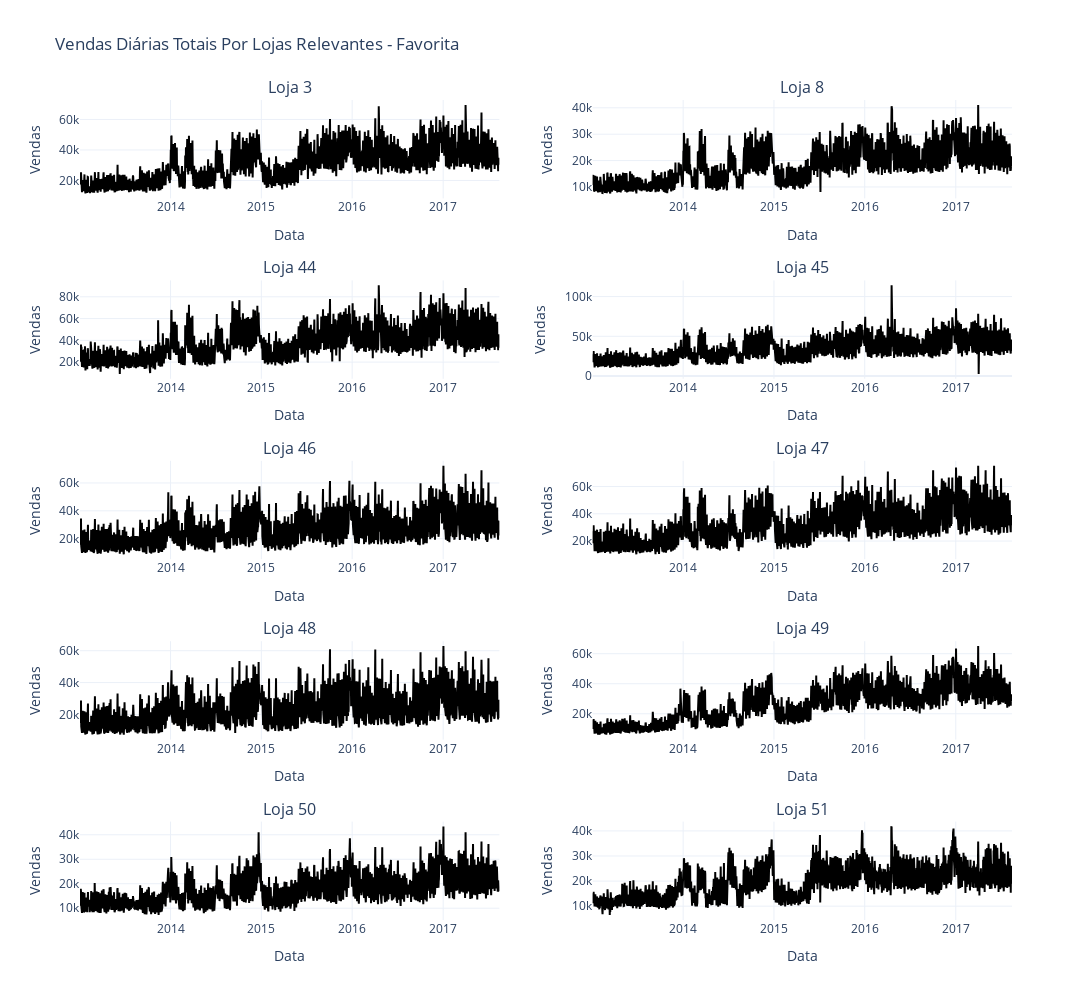

Notebook code for this chart:
### Code cell
# Create a figure
fig = make_subplots(rows=5, cols=2, subplot_titles=[f'Loja {loja}' for loja in lojas_relevantes_favorita])

for i, loja in enumerate(lojas_relevantes_favorita):

    df_loja = df_resultado[df_resultado['Loja'] == loja]
    df_loja_grouped = df_loja.groupby('Data')['Vendas'].sum().reset_index()


        # Add traces for train, test, and forecast
    fig.add_trace(go.Scatter(x=df_loja_grouped['Data'], y=df_loja_grouped['Vendas'], mode='lines', name='Treino', line=dict(color='black')), row=i//2+1, col=i%2+1)

    # Update layout for each subplot
    fig.update_xaxes(title_text='Data', row=i//2+1, col=i%2+1)
    fig.update_yaxes(title_text='Vendas', row=i//2+1, col=i%2+1)
    # Criar um dataframe com o tempo de treino e previsão por loja


# Update layout for the entire figure
fig.update_layout(
    title='Vendas Diárias Totais Por Lojas Relevantes - Favorita',
    height=1000,
    width=1500,
    showlegend=False,
    template='plotly_white'
)

fig.write_html('Gráficos/vendas_diarias_por_loja_favorita.html')
# Show the figure
fig.show()

### Figure 1 — Plotly figure (JSON) as saved in the notebook; plotly's stock layout.template omitted (floating-point values rounded to 4 significant figures; data arrays with more than 128 entries replaced by an {"elided": "..."} marker saying what was removed)
{"data": [{"line": {"color": "black"}, "mode": "lines", "name": "Treino", "type": "scatter", "x": {"elided": "1679 str values"}, "xaxis": "x", "y": {"elided": "1679 float values"}, "yaxis": "y"}, {"line": {"color": "black"}, "mode": "lines", "name": "Treino", "type": "scatter", "x": {"elided": "1679 str values"}, "xaxis": "x2", "y": {"elided": "1679 float values"}, "yaxis": "y2"}, {"line": {"color": "black"}, "mode": "lines", "name": "Treino", "type": "scatter", "x": {"elided": "1679 str values"}, "xaxis": "x3", "y": {"elided": "1679 float values"}, "yaxis": "y3"}, {"line": {"color": "black"}, "mode": "lines", "name": "Treino", "type": "scatter", "x": {"elided": "1679 str values"}, "xaxis": "x4", "y": {"elided": "1679 float values"}, "yaxis": "y4"}, {"line": {"color": "black"}, "mode": "lines", "name": "Treino", "type": "scatter", "x": {"elided": "1679 str values"}, "xaxis": "x5", "y": {"elided": "1679 float values"}, "yaxis": "y5"}, {"line": {"color": "black"}, "mode": "lines", "name": "Treino", "type": "scatter", "x": {"elided": "1679 str values"}, "xaxis": "x6", "y": {"elided": "1679 float values"}, "yaxis": "y6"}, {"line": {"color": "black"}, "mode": "lines", "name": "Treino", "type": "scatter", "x": {"elided": "1679 str values"}, "xaxis": "x7", "y": {"elided": "1679 float values"}, "yaxis": "y7"}, {"line": {"color": "black"}, "mode": "lines", "name": "Treino", "type": "scatter", "x": {"elided": "1679 str values"}, "xaxis": "x8", "y": {"elided": "1679 float values"}, "yaxis": "y8"}, {"line": {"color": "black"}, "mode": "lines", "name": "Treino", "type": "scatter", "x": {"elided": "1679 str values"}, "xaxis": "x9", "y": {"elided": "1679 float values"}, "yaxis": "y9"}, {"line": {"color": "black"}, "mode": "lines", "name": "Treino", "type": "scatter", "x": {"elided": "1679 str values"}, "xaxis": "x10", "y": {"elided": "1679 float values"}, "yaxis": "y10"}], "layout": {"annotations": [{"font": {"size": 16}, "showarrow": false, "text": "Loja 3", "x": 0.225, "xanchor": "center", "xref": "paper", "y": 1, "yanchor": "bottom", "yref": "paper"}, {"font": {"size": 16}, "showarrow": false, "text": "Loja 8", "x": 0.775, "xanchor": "center", "xref": "paper", "y": 1, "yanchor": "bottom", "yref": "paper"}, {"font": {"size": 16}, "showarrow": false, "text": "Loja 44", "x": 0.225, "xanchor": "center", "xref": "paper", "y": 0.78, "yanchor": "bottom", "yref": "paper"}, {"font": {"size": 16}, "showarrow": false, "text": "Loja 45", "x": 0.775, "xanchor": "center", "xref": "paper", "y": 0.78, "yanchor": "bottom", "yref": "paper"}, {"font": {"size": 16}, "showarrow": false, "text": "Loja 46", "x": 0.225, "xanchor": "center", "xref": "paper", "y": 0.56, "yanchor": "bottom", "yref": "paper"}, {"font": {"size": 16}, "showarrow": false, "text": "Loja 47", "x": 0.775, "xanchor": "center", "xref": "paper", "y": 0.56, "yanchor": "bottom", "yref": "paper"}, {"font": {"size": 16}, "showarrow": false, "text": "Loja 48", "x": 0.225, "xanchor": "center", "xref": "paper", "y": 0.34, "yanchor": "bottom", "yref": "paper"}, {"font": {"size": 16}, "showarrow": false, "text": "Loja 49", "x": 0.775, "xanchor": "center", "xref": "paper", "y": 0.34, "yanchor": "bottom", "yref": "paper"}, {"font": {"size": 16}, "showarrow": false, "text": "Loja 50", "x": 0.225, "xanchor": "center", "xref": "paper", "y": 0.12, "yanchor": "bottom", "yref": "paper"}, {"font": {"size": 16}, "showarrow": false, "text": "Loja 51", "x": 0.775, "xanchor": "center", "xref": "paper", "y": 0.12, "yanchor": "bottom", "yref": "paper"}], "height": 1000, "showlegend": false, "title": {"text": "Vendas Diárias Totais Por Lojas Relevantes - Favorita"}, "width": 1500, "xaxis": {"anchor": "y", "domain": [0, 0.45], "title": {"text": "Data"}}, "xaxis10": {"anchor": "y10", "domain": [0.55, 1], "title": {"text": "Data"}}, "xaxis2": {"anchor": "y2", "domain": [0.55, 1], "title": {"text": "Data"}}, "xaxis3": {"anchor": "y3", "domain": [0, 0.45], "title": {"text": "Data"}}, "xaxis4": {"anchor": "y4", "domain": [0.55, 1], "title": {"text": "Data"}}, "xaxis5": {"anchor": "y5", "domain": [0, 0.45], "title": {"text": "Data"}}, "xaxis6": {"anchor": "y6", "domain": [0.55, 1], "title": {"text": "Data"}}, "xaxis7": {"anchor": "y7", "domain": [0, 0.45], "title": {"text": "Data"}}, "xaxis8": {"anchor": "y8", "domain": [0.55, 1], "title": {"text": "Data"}}, "xaxis9": {"anchor": "y9", "domain": [0, 0.45], "title": {"text": "Data"}}, "yaxis": {"anchor": "x", "domain": [0.88, 1], "title": {"text": "Vendas"}}, "yaxis10": {"anchor": "x10", "domain": [0, 0.12], "title": {"text": "Vendas"}}, "yaxis2": {"anchor": "x2", "domain": [0.88, 1], "title": {"text": "Vendas"}}, "yaxis3": {"anchor": "x3", "domain": [0.66, 0.78], "title": {"text": "Vendas"}}, "yaxis4": {"anchor": "x4", "domain": [0.66, 0.78], "title": {"text": "Vendas"}}, "yaxis5": {"anchor": "x5", "domain": [0.44, 0.56], "title": {"text": "Vendas"}}, "yaxis6": {"anchor": "x6", "domain": [0.44, 0.56], "title": {"text": "Vendas"}}, "yaxis7": {"anchor": "x7", "domain": [0.22, 0.34], "title": {"text": "Vendas"}}, "yaxis8": {"anchor": "x8", "domain": [0.22, 0.34], "title": {"text": "Vendas"}}, "yaxis9": {"anchor": "x9", "domain": [0, 0.12], "title": {"text": "Vendas"}}}}
